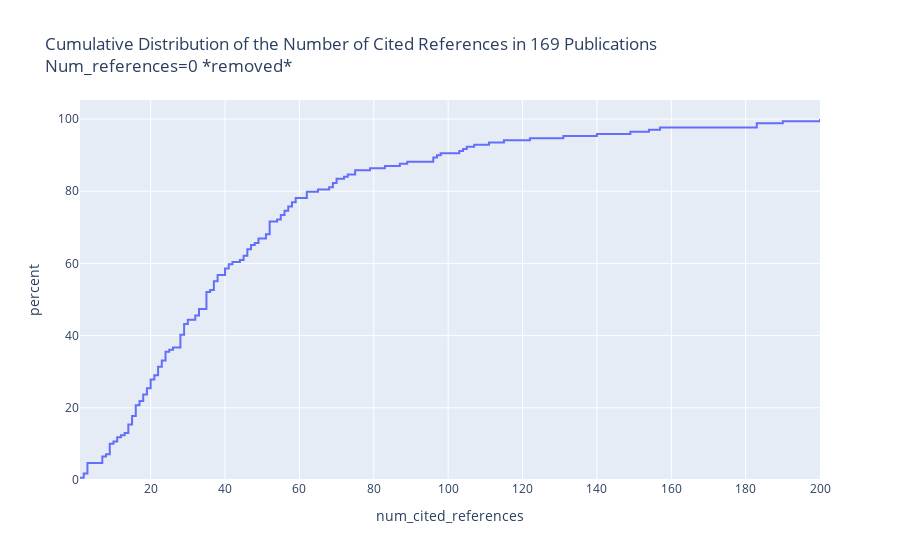

Source (notebook cell):
### Code cell
px.ecdf(summary_df_no_zeros, x='num_cited_references', ecdfnorm='percent',
       title=f'Cumulative Distribution of the Number of Cited References in {summary_df_no_zeros.shape[0]} Publications<br>Num_references=0 *removed*')

### Figure 1 — Plotly figure (JSON) as saved in the notebook; plotly's stock layout.template omitted (floating-point values rounded to 4 significant figures; data arrays with more than 128 entries replaced by an {"elided": "..."} marker saying what was removed)
{"data": [{"hovertemplate": "num_cited_references=%{x}<br>percent=%{y}<extra></extra>", "legendgroup": "", "line": {"dash": "solid", "shape": "hv"}, "marker": {"color": "#636efa", "symbol": "circle"}, "mode": "lines", "name": "", "orientation": "v", "showlegend": false, "type": "scatter", "x": {"elided": "169 int values"}, "xaxis": "x", "y": {"elided": "169 float values"}, "yaxis": "y"}], "layout": {"legend": {"tracegroupgap": 0}, "title": {"text": "Cumulative Distribution of the Number of Cited References in 169 Publications<br>Num_references=0 *removed*"}, "xaxis": {"anchor": "y", "domain": [0, 1], "title": {"text": "num_cited_references"}}, "yaxis": {"anchor": "x", "domain": [0, 1], "rangemode": "tozero", "title": {"text": "percent"}}}}
